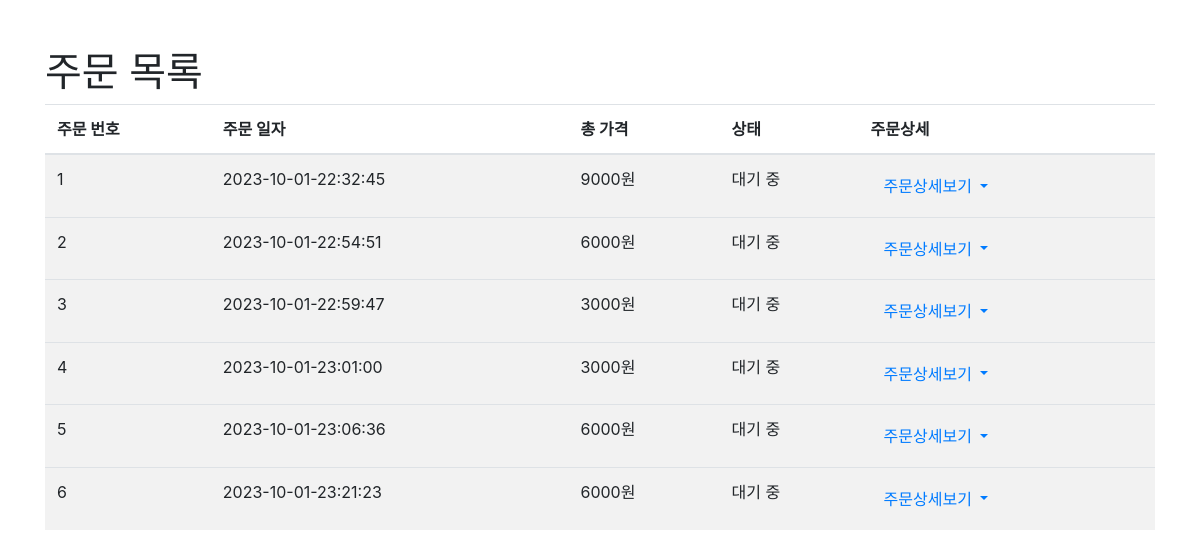
/order/order_list, run on the app's committed database.
### pybo/models.py (models this page shows)
class Order(db.Model):
    id = db.Column(db.Integer, primary_key=True)
    create_date = db.Column(db.DateTime(), nullable=False)
    total_price = db.Column(db.Integer, nullable=False)
    status = db.Column(db.String(20), nullable=False)  # 주문 상태 (예: "대기 중", "완료됨" 등)

### pybo/views/order_views.py (the view)
@bp.route('/order_list')
def order_list():
    orders = Order.query.all()
    return render_template('question/order_list.html', orders=orders)

### pybo/views/auth_views.py (called while the page is built)
@bp.before_app_request
def load_logged_in_user():
    user_id = session.get('user_id')
    if user_id is None:
        g.user = None
    else:
        g.user = User.query.get(user_id)

### pybo/templates/question/order_list.html (shortened to what this page needs)
<!DOCTYPE html>
<html lang="en">
<head>
    <link rel="stylesheet" href="https://maxcdn.bootstrapcdn.com/bootstrap/4.5.2/css/bootstrap.min.css">
</head>
<body>
    <div class="container mt-5">
        <h1>주문 목록</h1>
        <table class="table table-striped">
            <thead>
                <tr>
                    <th>주문 번호</th>
                    <th>주문 일자</th>
                    <th>총 가격</th>
                    <th>상태</th>
                    <th>주문상세</th>
                </tr>
            </thead>
            <tbody>
                {% for order in orders %}
                    <tr>
                        <td>{{ order.id }}</td>
                        <td>{{ order.create_date.strftime('%Y-%m-%d-%H:%M:%S') }}</td>
                        <td>{{ order.total_price }}원</td>
                        <td>{{ order.status }}</td>
                        <td>
                            <div class="dropdown">
                                <button class="btn btn-link dropdown-toggle" type="button" id="dropdownMenuButton{{ order.id }}" data-toggle="collapse" data-target="#orderDetail{{ order.id }}" aria-expanded="false">
                                    주문상세보기
                                </button>
                            </div>
                        </td>
                    </tr>
                {% endfor %}
            </tbody>
        </table>
    </div>
</body>
</html>

### data on the page
Order: id "1", create_date "2023-10-01-22:32:45", total_price "9000", status "대기 중"
Order: id "2", create_date "2023-10-01-22:54:51", total_price "6000", status "대기 중"
Order: id "3", create_date "2023-10-01-22:59:47", total_price "3000", status "대기 중"
Order: id "4", create_date "2023-10-01-23:01:00", total_price "3000", status "대기 중"
Order: id "5", create_date "2023-10-01-23:06:36", total_price "6000", status "대기 중"
Order: id "6", create_date "2023-10-01-23:21:23", total_price "6000", status "대기 중"
